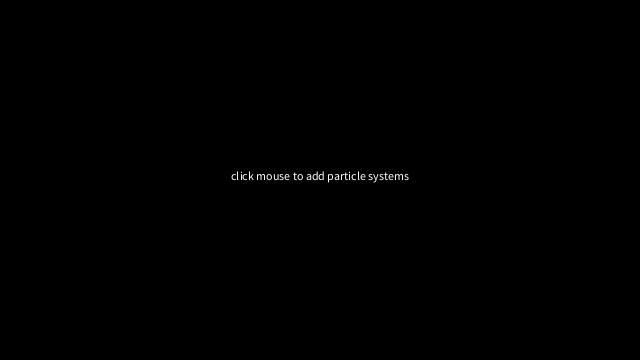
Frame 1 (no input)
Frame 60 (the mouse pressed at the canvas centre just before this capture): identical to frame 1, image omitted
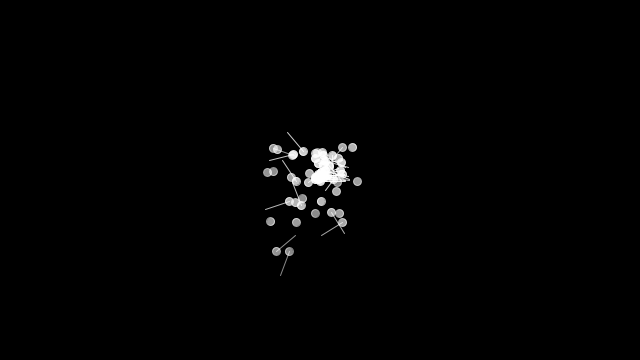
Frame 120 (the mouse held since frame 60 and released just before this capture)

The Processing sketch that drew these frames (run headless with seeded random() and noise(); from frame 60 on, the mouse is pressed at the canvas centre):

// Processing sketch: MultipleParticleSystems
// ── MultipleParticleSystems.pde
/**
 * Multiple Particle Systems
 * by Daniel Shiffman.
 *
 * Click the mouse to generate a burst of particles
 * at mouse location.
 *
 * Each burst is one instance of a particle system
 * with Particles and CrazyParticles (a subclass of Particle)
 * Note use of Inheritance and Polymorphism here.
 */

ArrayList<ParticleSystem> systems;

void setup() {
  size(640, 360);
  systems = new ArrayList<ParticleSystem>();
  smooth();
}

void draw() {
  background(0);
  for (ParticleSystem ps: systems) {
    ps.run();
    ps.addParticle();
  }
  if (systems.isEmpty()) {
    fill(255);
    textAlign(CENTER);
    text("click mouse to add particle systems", width/2, height/2);
  }
}

void mousePressed() {
  systems.add(new ParticleSystem(1, new PVector(mouseX, mouseY)));
}

// ── CrazyParticle.pde
// A subclass of Particle

class CrazyParticle extends Particle {

  // Just adding one new variable to a CrazyParticle
  // It inherits all other fields from "Particle", and we don't have to retype them!
  float theta;

  // The CrazyParticle constructor can call the parent class (super class) constructor
  CrazyParticle(PVector l) {
    // "super" means do everything from the constructor in Particle
    super(l);
    // One more line of code to deal with the new variable, theta
    theta = 0.0;

  }

  // Notice we don't have the method run() here; it is inherited from Particle

  // This update() method overrides the parent class update() method
  void update() {
    super.update();
    // Increment rotation based on horizontal velocity
    float theta_vel = (velocity.x * velocity.mag()) / 10.0f;
    theta += theta_vel;
  }

  // Method to display
  void display() {
    // Render the ellipse just like in a regular particle
    super.display();

    // Then add a rotating line
    pushMatrix();
    translate(location.x,location.y);
    rotate(theta);
    stroke(255,lifespan);
    line(0,0,25,0);
    popMatrix();
  }
}


// ── Particle.pde
// A simple Particle class

class Particle {
  PVector location;
  PVector velocity;
  PVector acceleration;
  float lifespan;

  Particle(PVector l) {
    acceleration = new PVector(0,0.05);
    velocity = new PVector(random(-1,1),random(-2,0));
    location = l.get();
    lifespan = 255.0;
  }

  void run() {
    update();
    display();
  }

  // Method to update location
  void update() {
    velocity.add(acceleration);
    location.add(velocity);
    lifespan -= 2.0;
  }

  // Method to display
  void display() {
    stroke(255,lifespan);
    fill(255,lifespan);
    ellipse(location.x,location.y,8,8);
  }

  // Is the particle still useful?
  boolean isDead() {
    return (lifespan < 0.0);
  }

}

// ── ParticleSystem.pde
// An ArrayList is used to manage the list of Particles
// An Iterator is used to remove "dead" particles while iterating over the list
import java.util.Iterator;

class ParticleSystem {

  ArrayList<Particle> particles;    // An arraylist for all the particles
  PVector origin;                   // An origin point for where particles are birthed

  ParticleSystem(int num, PVector v) {
    particles = new ArrayList<Particle>();   // Initialize the arraylist
    origin = v.get();                        // Store the origin point
    for (int i = 0; i < num; i++) {
      particles.add(new Particle(origin));    // Add "num" amount of particles to the arraylist
    }
  }

  void run() {
    // Cycle through the ArrayList using Iterator, because we are deleting while iterating
    Iterator<Particle> it = particles.iterator();
    while (it.hasNext()) {
      Particle p = it.next();
      p.run();
      if (p.isDead()) {
        it.remove();
      }
    }
  }

  void addParticle() {
    Particle p;
    // Add either a Particle or CrazyParticle to the system
    if (int(random(0, 2)) == 0) {
      p = new Particle(origin);
    } else {
      p = new CrazyParticle(origin);
    }
    particles.add(p);
  }

  void addParticle(Particle p) {
    particles.add(p);
  }

  // A method to test if the particle system still has particles
  boolean dead() {
    return particles.isEmpty();
  }

}
